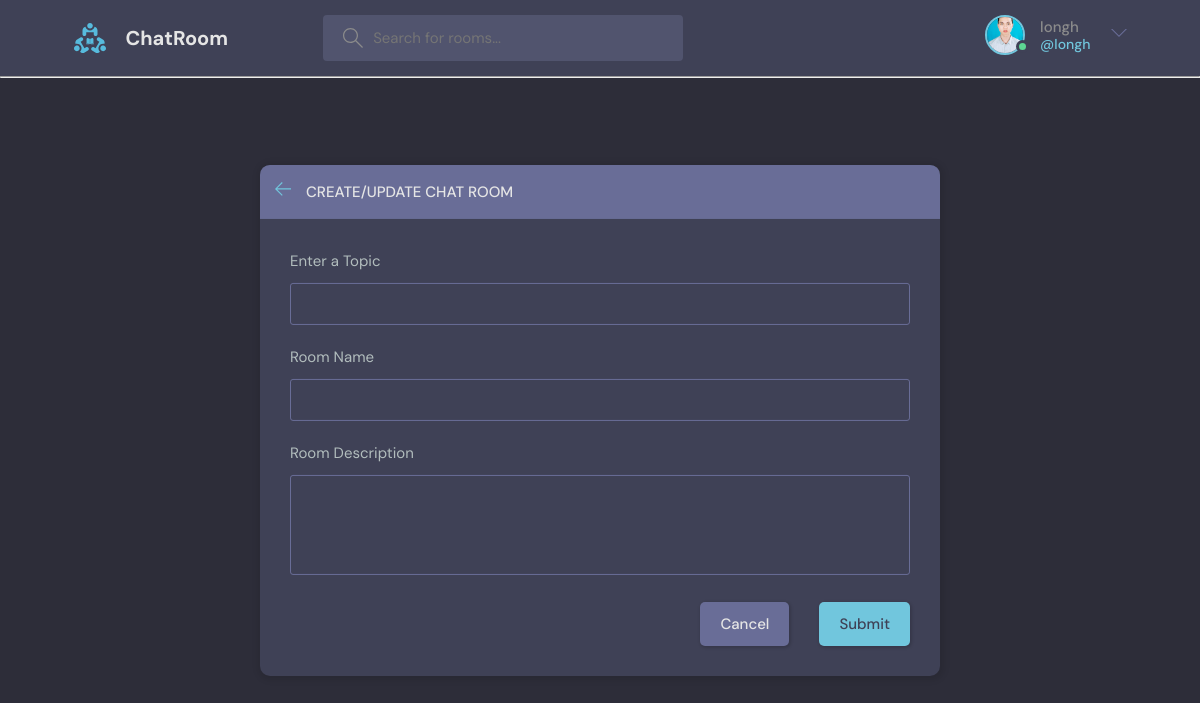
/create-room/ (signed in), run on the app's committed database.
### studybud/models.py (models this page shows)
class User(AbstractUser):
	name = models.CharField(max_length=200, null=True)
	email = models.EmailField(unique=True, null=True)
	bio = models.TextField(null=True)
	avatar = models.ImageField(null=True, default='avatar.svg')
	USERNAME_FIELD = 'email'
	REQUIRED_FIELDS = []

### studybud/views.py (the view, shortened to what this page needs)
# urls.py: path('create-room/', views.create_room, name='create-room'),
@login_required(login_url='login')
def create_room(request):
	form = RoomForm()
	topics = Topic.objects.all()
	context = {'form': form, 'topics': topics}
	return render(request, 'studybud/room_form.html', context)

### studybud/form.py
class RoomForm(ModelForm):
	class Meta:
		model = Room
		fields = '__all__'
		exclude = ['host', 'participants']

### studybud/templates/studybud/room_form.html (shortened to what this page needs)
<!DOCTYPE html>
<html lang="en">
<head>
</head>
<body>
{% extends 'main.html' %}
{% block content %}
<main class="create-room layout">
	<div class="container">
		<div class="layout__box">
			<div class="layout__boxHeader">
				<div class="layout__boxTitle">
					<a href="{{request.META.HTTP_REFERER}}">
						<svg xmlns="http://www.w3.org/2000/svg" width="32" height="32"
							 viewBox="0 0 32 32">
							<title>arrow-left</title>
							<path
									d="M13.723 2.286l-13.723 13.714 13.719 13.714 1.616-1.611-10.96-10.96h27.625v-2.286h-27.625l10.965-10.965-1.616-1.607z">
							</path>
						</svg>
					</a>
					<h3>Create/Update Chat Room</h3>
				</div>
			</div>
			<div class="layout__body">
				<form class="form" method="POST" action="">
					<div class="form__group">
						<label for="room_topic">Enter a Topic</label>
						<input required type="text" value="{{room.topic.name}}" name="topic" list="topic-list"/>
					</div>
					<div class="form__group">
						<label for="room_name">Room Name</label>
						{{form.name}}
					</div>
					<div class="form__group">
						<label for="room_description">Room Description</label>
						{{form.description}}
					</div>
					<div class="form__action">
						<a class="btn btn--dark" href="{{request.META.HTTP_REFERER}}">Cancel</a>
						<button class="btn btn--main" type="submit">Submit</button>
					</div>
				</form>
			</div>
		</div>
	</div>
</main>
{% endblock content %}

### templates/navbar.html (shortened to what this page needs)
<!DOCTYPE html>
{% load static %}
<html lang="en">
<head>
	<link rel="stylesheet" type="text/css" media="screen" href="{% static 'styles/style.css' %}">
</head>
<body>
<header class="header header--loggedIn">
	<div class="container">
		<a href="{% url 'home' %}" class="header__logo">
			<img src="{% static 'images/logo.svg' %}"/>
			<h1>ChatRoom</h1>
		</a>
		<form class="header__search" method="GET" action="{% url 'home' %}">
			<label>
				<input name="q" placeholder="Search for rooms..."/>
			</label>
		</form>
		<nav class="header__menu">
			{% if request.user.is_authenticated %}
			<div class="header__user">
				<a href="{% url 'user-profile' request.user.id %}">
					<div class="avatar avatar--medium active">
						<img src="{{request.user.avatar.url}}"/>
					</div>
					<p> {{request.user.username}} <span> @{{request.user.username}} </span></p>
				</a>
				<button class="dropdown-button">
					<svg version="1.1" xmlns="http://www.w3.org/2000/svg" width="32" height="32" viewBox="0 0 32 32">
						<title>chevron-down</title>
						<path d="M16 21l-13-13h-3l16 16 16-16h-3l-13 13z"></path>
					</svg>
				</button>
			</div>
			{% else %}
			<a href="{% url 'login' %}">
				<img src="{% static 'images/avatar.svg' %}"/>
				<p>Login</p>
			</a>
			{% endif %}
		</nav>
	</div>
</header>
<hr>
</body>
</html>

### data on the page
User: user.avatar (picture), user.username "longh"
